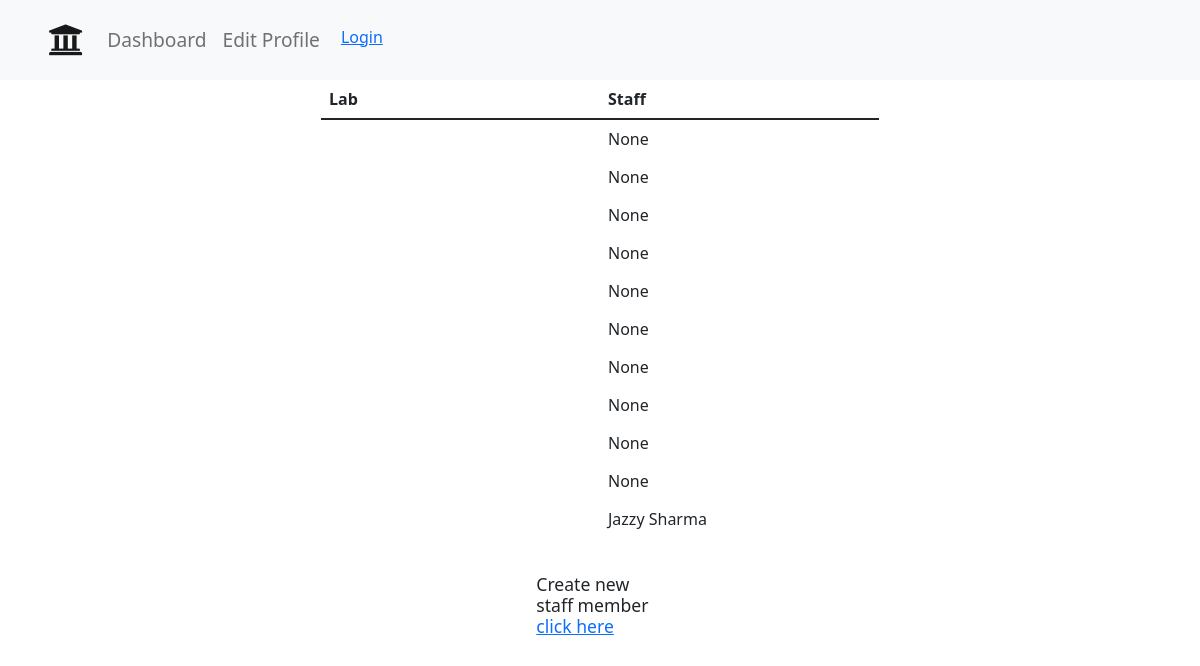
The page /labs-list on the database its author committed.
### main/models.py (models this page shows, shortened)
class Lab(models.Model):
    lab = models.CharField(max_length=20, blank=False)
    name = models.CharField(max_length=255, blank=True)
    floor = models.CharField(max_length=10,blank=False, null=False)
    staff = models.ForeignKey("Staff", on_delete=SET_NULL, null=True, blank=True)

class Staff(models.Model):
    name=models.CharField(max_length=100)
    mobile_number=models.IntegerField()
    email=models.EmailField()
    category=models.ForeignKey('Category',on_delete=CASCADE)
    designation=models.ForeignKey('Designation',on_delete=CASCADE)
    agency = models.ForeignKey('Agency',on_delete=CASCADE)
    def __str__(self):
        return self.name

### main/views.py (the view)
# urls.py: path('labs-list', views.adminLabs, name='adminLabs'),
def adminLabs(request):
	labs=Lab.objects.all()
	return render(request, "admin/adminLabs.html", {"labs": labs})

### templates/admin/adminLabs.html
{% extends 'base.html' %}
{% load static %}
{% block body %}
{% include 'navbar.html' with user=user %}
<div class="container">
<div class="labs-table">
    <table class="table">
        <thead>
          <tr>
            <th scope="col">Lab</th>
            <th scope="col" style="width: 50%;">Staff</th>
          </tr>
        </thead>
        <tbody>
            {% for lab in labs %}
          <tr>
            <td>{{lab.Lab_id}}</td>
            <td>{{lab.staff}}</td>
          </tr>
          {% endfor %}
        </tbody>
      </table>
    <div class="new-user-form">
        <h6>Create new staff member <a href="#">click here</a></h6>
    </div>
    </div>
</div>
{% endblock body %}

### static/styles/base.css (style rules this page uses)
.lab-computers table th, table td, table tbody { border-top: none; border-bottom: none; }
.new-user-form { width: 30%; margin: 0 auto; padding: 20px; }
.new-user-form h6 { font-size: 1.1rem; }
.labs-table { width: 50%; margin: 0 auto; }

### rows shown on the page
Lab: staff "None"
Lab: staff "None"
Lab: staff "None"
Lab: staff "None"
Lab: staff "None"
Lab: staff "None"
Lab: staff "None"
Lab: staff "None"
Lab: staff "None"
Lab: staff "None"
Lab: staff "Jazzy Sharma"
